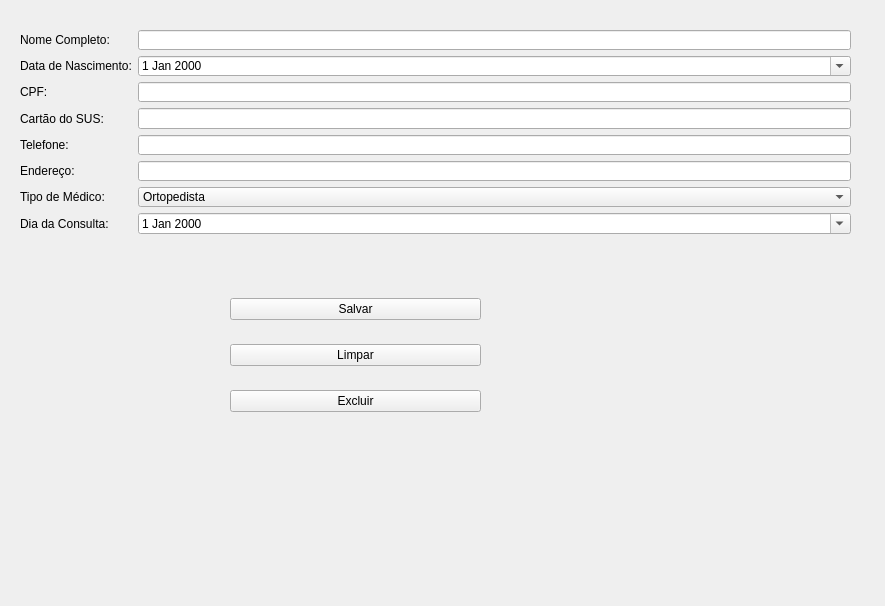
<?xml version="1.0" encoding="UTF-8"?>
<ui version="4.0">
 <class>widget</class>
 <widget class="QWidget" name="widget">
  <property name="geometry">
   <rect>
    <x>0</x>
    <y>0</y>
    <width>885</width>
    <height>606</height>
   </rect>
  </property>
  <property name="windowTitle">
   <string>Cadastro</string>
  </property>
  <widget class="QWidget" name="verticalLayoutWidget">
   <property name="geometry">
    <rect>
     <x>230</x>
     <y>280</y>
     <width>251</width>
     <height>151</height>
    </rect>
   </property>
   <layout class="QVBoxLayout" name="verticalLayout">
    <item>
     <widget class="QPushButton" name="bt_salvar">
      <property name="text">
       <string>Salvar</string>
      </property>
     </widget>
    </item>
    <item>
     <widget class="QPushButton" name="bt_limpar">
      <property name="text">
       <string>Limpar</string>
      </property>
     </widget>
    </item>
    <item>
     <widget class="QPushButton" name="bt_excluir">
      <property name="text">
       <string>Excluir</string>
      </property>
     </widget>
    </item>
   </layout>
  </widget>
  <widget class="QWidget" name="formLayoutWidget_2">
   <property name="geometry">
    <rect>
     <x>20</x>
     <y>30</y>
     <width>831</width>
     <height>204</height>
    </rect>
   </property>
   <layout class="QFormLayout" name="formLayout_2">
    <item row="0" column="0">
     <widget class="QLabel" name="label_6">
      <property name="text">
       <string>Nome Completo:</string>
      </property>
     </widget>
    </item>
    <item row="0" column="1">
     <widget class="QLineEdit" name="nome_com"/>
    </item>
    <item row="2" column="0">
     <widget class="QLabel" name="label_7">
      <property name="text">
       <string>CPF:</string>
      </property>
     </widget>
    </item>
    <item row="2" column="1">
     <widget class="QLineEdit" name="cpf"/>
    </item>
    <item row="3" column="0">
     <widget class="QLabel" name="label_8">
      <property name="text">
       <string>Cartão do SUS:</string>
      </property>
     </widget>
    </item>
    <item row="3" column="1">
     <widget class="QLineEdit" name="cartao_sus"/>
    </item>
    <item row="4" column="0">
     <widget class="QLabel" name="label_9">
      <property name="text">
       <string>Telefone:</string>
      </property>
     </widget>
    </item>
    <item row="4" column="1">
     <widget class="QLineEdit" name="telefone"/>
    </item>
    <item row="5" column="0">
     <widget class="QLabel" name="label_10">
      <property name="text">
       <string>Endereço:</string>
      </property>
     </widget>
    </item>
    <item row="5" column="1">
     <widget class="QLineEdit" name="endereco"/>
    </item>
    <item row="6" column="0">
     <widget class="QLabel" name="label_11">
      <property name="text">
       <string>Tipo de Médico:</string>
      </property>
     </widget>
    </item>
    <item row="1" column="0">
     <widget class="QLabel" name="label_12">
      <property name="text">
       <string>Data de Nascimento:</string>
      </property>
     </widget>
    </item>
    <item row="1" column="1">
     <widget class="QDateEdit" name="dateEdit">
      <property name="calendarPopup">
       <bool>true</bool>
      </property>
     </widget>
    </item>
    <item row="7" column="0">
     <widget class="QLabel" name="label_13">
      <property name="text">
       <string>Dia da Consulta:</string>
      </property>
     </widget>
    </item>
    <item row="7" column="1">
     <widget class="QDateEdit" name="dateEdit_2">
      <property name="calendarPopup">
       <bool>true</bool>
      </property>
     </widget>
    </item>
    <item row="6" column="1">
     <widget class="QComboBox" name="combo_medico">
      <property name="editable">
       <bool>false</bool>
      </property>
      <property name="modelColumn">
       <number>0</number>
      </property>
      <item>
       <property name="text">
        <string>Ortopedista</string>
       </property>
      </item>
      <item>
       <property name="text">
        <string>Pediatra</string>
       </property>
      </item>
      <item>
       <property name="text">
        <string>Geriatra</string>
       </property>
      </item>
      <item>
       <property name="text">
        <string>Nutricionista</string>
       </property>
      </item>
      <item>
       <property name="text">
        <string>Clinico Geral</string>
       </property>
      </item>
     </widget>
    </item>
   </layout>
  </widget>
 </widget>
 <resources/>
 <connections/>
</ui>
